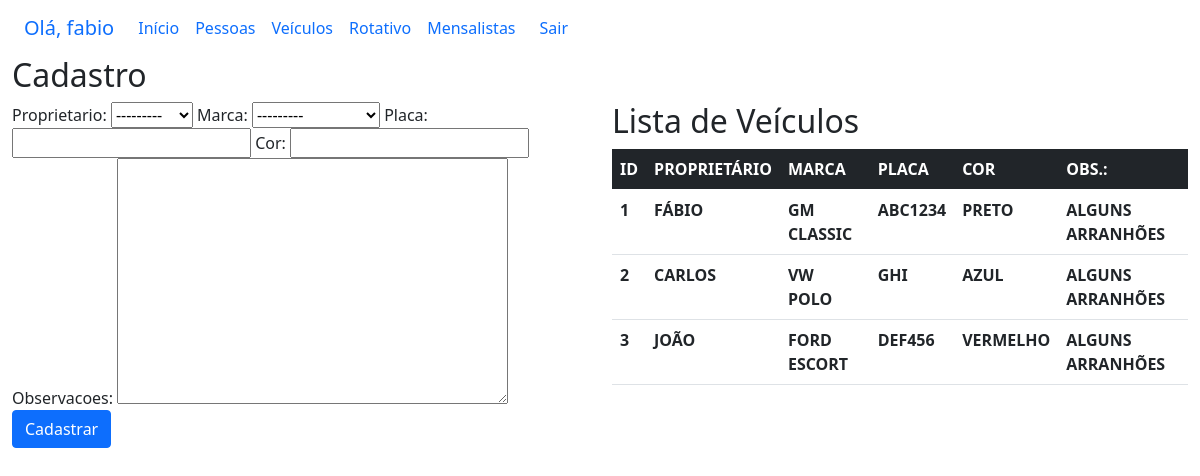
The page /sistema/veiculos (signed in) on the database its author committed.
### core/models.py (models this page shows, shortened)
class Veiculo(models.Model):
    proprietario = models.ForeignKey(Pessoa, on_delete=models.PROTECT)
    marca = models.ForeignKey(Marca, on_delete=models.PROTECT)
    placa = models.CharField(max_length=7)
    cor = models.CharField(max_length=15)
    observacoes = models.TextField()

class Pessoa(models.Model):
    nome = models.CharField(max_length=100)
    endereco = models.CharField(max_length=200)
    telefone = models.CharField(max_length=20)
    def __str__(self):
        return self.nome

class Marca(models.Model):
    nome = models.CharField(max_length=50)
    def __str__(self):
        return self.nome

### core/views.py (the view)
# urls.py: path('veiculos', lista_veiculos, name='core_lista_veiculos'),
@login_required
def lista_veiculos(request):
    veiculos = Veiculo.objects.all()
    form = VeiculoForm(request.POST or None)
    data = {'veiculos': veiculos, 'form': form}
    return render(request, 'core/lista_veiculos.html', data)

### core/form.py
class VeiculoForm(ModelForm):
    class Meta:
        model = Veiculo
        fields = '__all__'

### core/templates/core/lista_veiculos.html (shortened to what this page needs)
{% extends 'base.html' %}
{% load bootstrap %}
{% block main %}
<div class="row">
    <div class="col-sm-12">
        <h2>Cadastro</h2>
    </div>
</div>
<div class="row">
    <div class="col-sm-6">
        <form action="{% url 'core_veiculos_novo' %}" method="POST">
            {{ form|bootstrap }}
            <button type="submit" class="btn btn-primary">Cadastrar</button>
        </form>
    </div>
    <div class="col-sm-6">
      <h2>Lista de Veículos</h2>
        <table class="table">
            <thead class="table-dark">
              <tr>
                <th scope="col">ID</th>
                <th scope="col">PROPRIETÁRIO</th>
                <th scope="col">MARCA</th>
                <th scope="col">PLACA</th>
                <th scope="col">COR</th>
                <th scope="col">OBS.:</th>
              </tr>
            </thead>
            <tbody>
              {% for veiculos in veiculos %}
              <tr>
                <th scope="rowl">{{ veiculos.id }}</th>
                <th scope="rowl">{{ veiculos.proprietario}}</th>
                <th scope="rowl">{{ veiculos.marca }}</th>
                <th scope="rowl">{{ veiculos.placa }}</th>
                <th scope="rowl">{{ veiculos.cor }}</th>
                <th scope="rowl">{{ veiculos.observacoes }}</th>
              </tr>
              {% endfor %}
            </tbody>
        </table>
    </div>
</div>
{% endblock main %}

### templates/base.html (shortened to what this page needs)
{% load static %}
<!DOCTYPE html>
<html lang="en">
    <head>
        <link rel="stylesheet" href="{% static 'bootstrap/css/bootstrap.min.css' %}">
    </head>
    <body>
        <div class="container-fluid">
            {% block menu %}
                <nav class="navbar navbar-expand-lg bg-body-tertiary">
                    <div class="container-fluid">
                        <a class="navbar-brand" href="{% url 'core_home' %}" target="_blank">Olá, {{ user }}</a>
                        <div class="collapse navbar-collapse" id="navbarNavAltMarkup">
                            <div class="navbar-nav">
                            <a class="nav-link" href="{% url 'core_home' %}" target="_blank">Início</a>
                            <a class="nav-link" href="{% url 'core_lista_pessoas' %}" target="_blank">Pessoas</a>
                            <a class="nav-link" href="{% url 'core_lista_veiculos' %}" target="_blank">Veículos</a>
                            <a class="nav-link" href="{% url 'core_lista_rotativo' %}" target="_blank">Rotativo</a>
                            <a class="nav-link" href="{% url 'core_lista_mensalistas' %}" target="_blank">Mensalistas</a>
                            </div>
                            <div>
                                {% if user.is_authenticated%}
                                    <a class="nav-link" href="{% url 'logout' %}">Sair</a>
                                {% else %}
                                    <a class="nav-link" href="{% url 'login' %}">Login</a>
                                {% endif %}
                            </div>
                        </div>
                    </div>
                </nav>
            {% endblock menu %}
            {% block  main %}
            {% endblock main %}
        </div>
    </body>
</html>

### rows shown on the page
Veiculo: id "1", proprietario "FÁBIO", marca "GM CLASSIC", placa "ABC1234", cor "PRETO", observacoes "ALGUNS ARRANHÕES"
Veiculo: id "2", proprietario "CARLOS", marca "VW POLO", placa "GHI", cor "AZUL", observacoes "ALGUNS ARRANHÕES"
Veiculo: id "3", proprietario "JOÃO", marca "FORD ESCORT", placa "DEF456", cor "VERMELHO", observacoes "ALGUNS ARRANHÕES"

### other values the page prints
{{ user }} "fabio"
